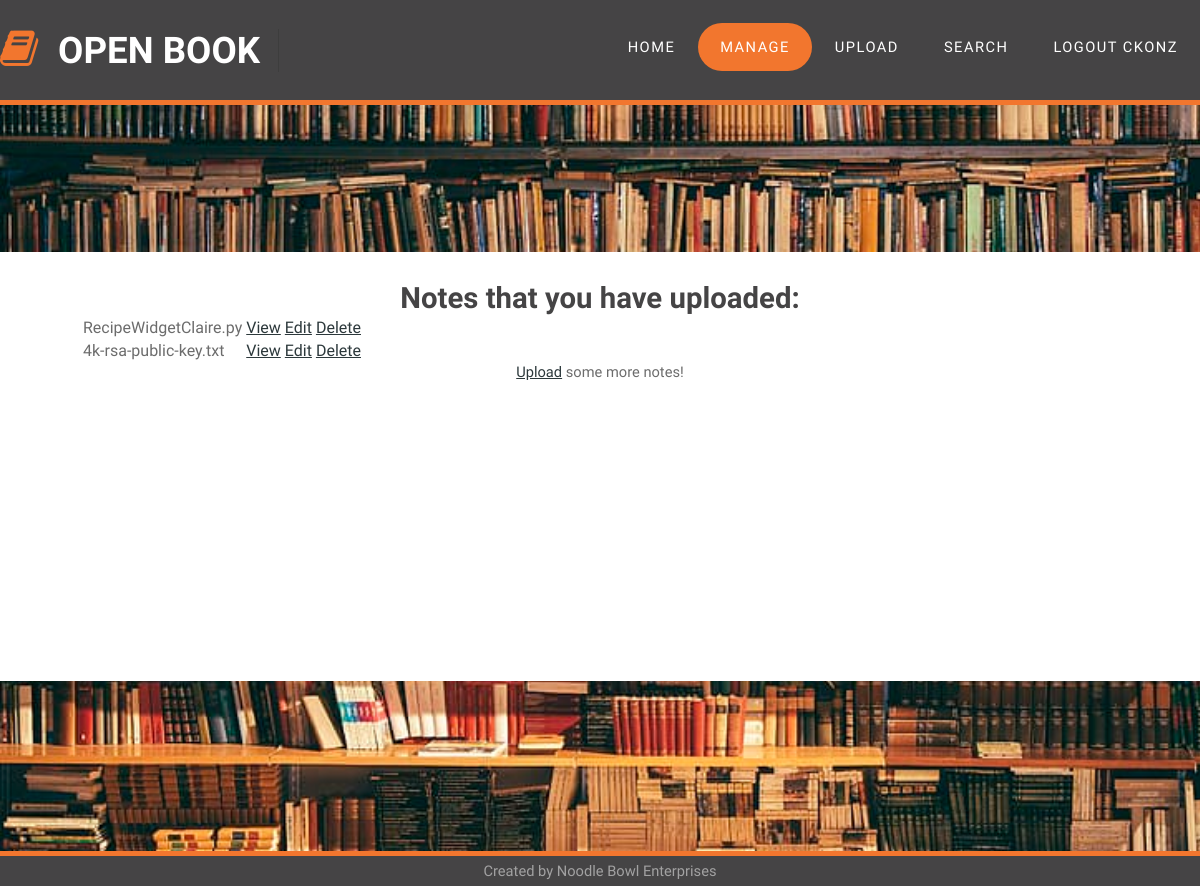
/list.html (signed in), run on an earlier commit of the app's database.
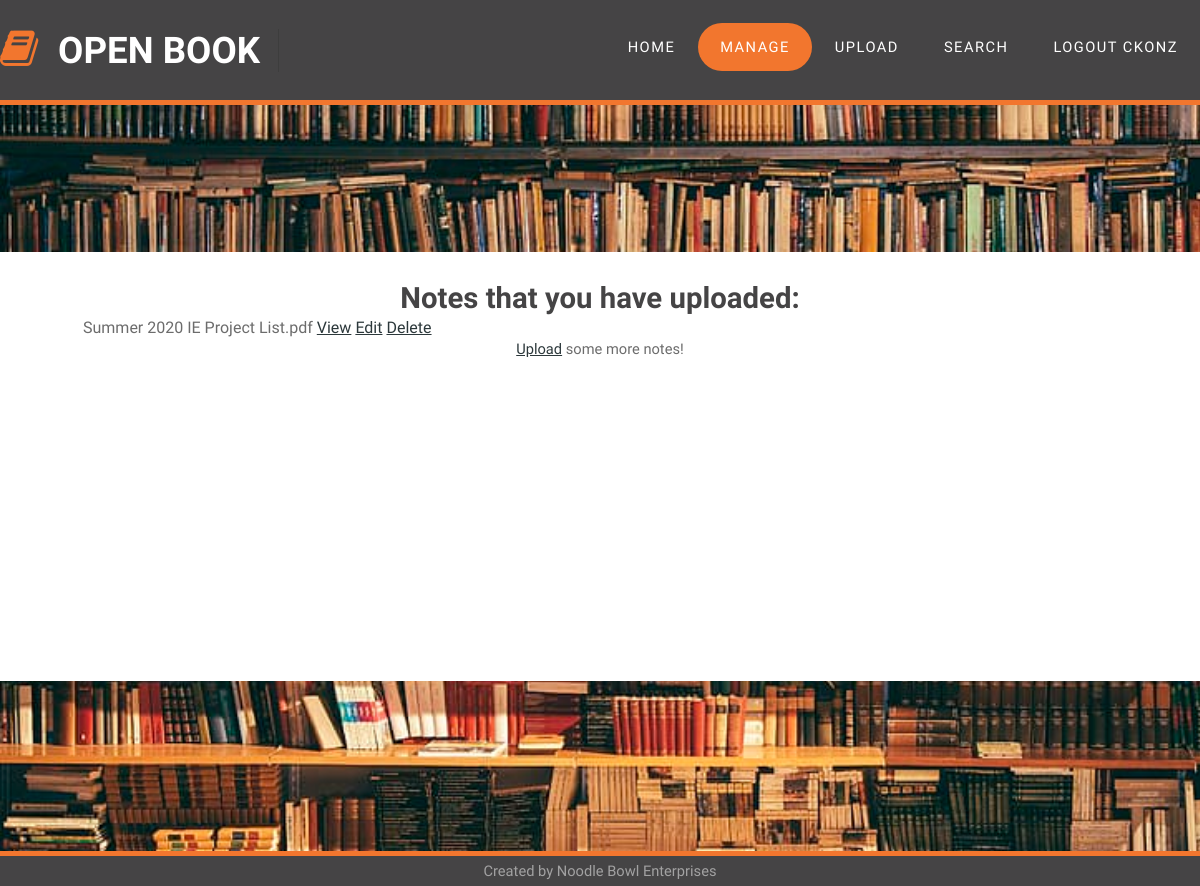
And on a later commit of the database.
### app.py (models this page shows, shortened)
class Note(db.Model):
    id = db.Column(db.Integer, primary_key=True)
    filename = db.Column(db.String(256), nullable=False)
    filehash = db.Column(db.String(128), nullable=False, unique=True)
    tags = db.Column(db.Text())
    user_id = db.Column(db.Integer, db.ForeignKey('user.id'), nullable=False)

### app.py (the view)
@app.route('/list.html')
def list_notes():
    if session.get('logged_in'):
        current_user = User.query.get(session['logged_in'])
        return render_template('list.html', notes=current_user.notes, page='list')
    flash('You need to be logged in to view this!')
    return redirect(url_for('login'))

### templates/list.html
{% extends 'base.html' %}
{% block pageContent %}
<div id="page" class="container">
    {% if notes|length == 0 %}
    <h1>You have no notes yet! <a href="upload.html">Upload</a> some now!</h1>
    {% else %}
    <h1>Notes that you have uploaded:</h1>
    <table style="float: center; padding-left: 5em;">
        {% for note in notes %}
        <tr>
            <td>{{note.filename}}</td>
            <td><a target="_blank" href="view/{{note.filehash}}">View</a></td>
            <td><a target="_blank" href="edit/{{note.filehash}}">Edit</a></td>
            <td><a href="delete/{{note.filehash}}">Delete</a></td>
        </tr>
        {% endfor %}
    </table>
    <a href="upload.html">Upload</a> some more notes!
    {% endif %}
</div>
{% endblock %}

What changed in the data, as far as the page shows it:
no longer on this page (row edited): Note: filename "RecipeWidgetClaire.py"
removed Note: filename "4k-rsa-public-key.txt"
added Note: filename "Summer 2020 IE Project List.pdf"
